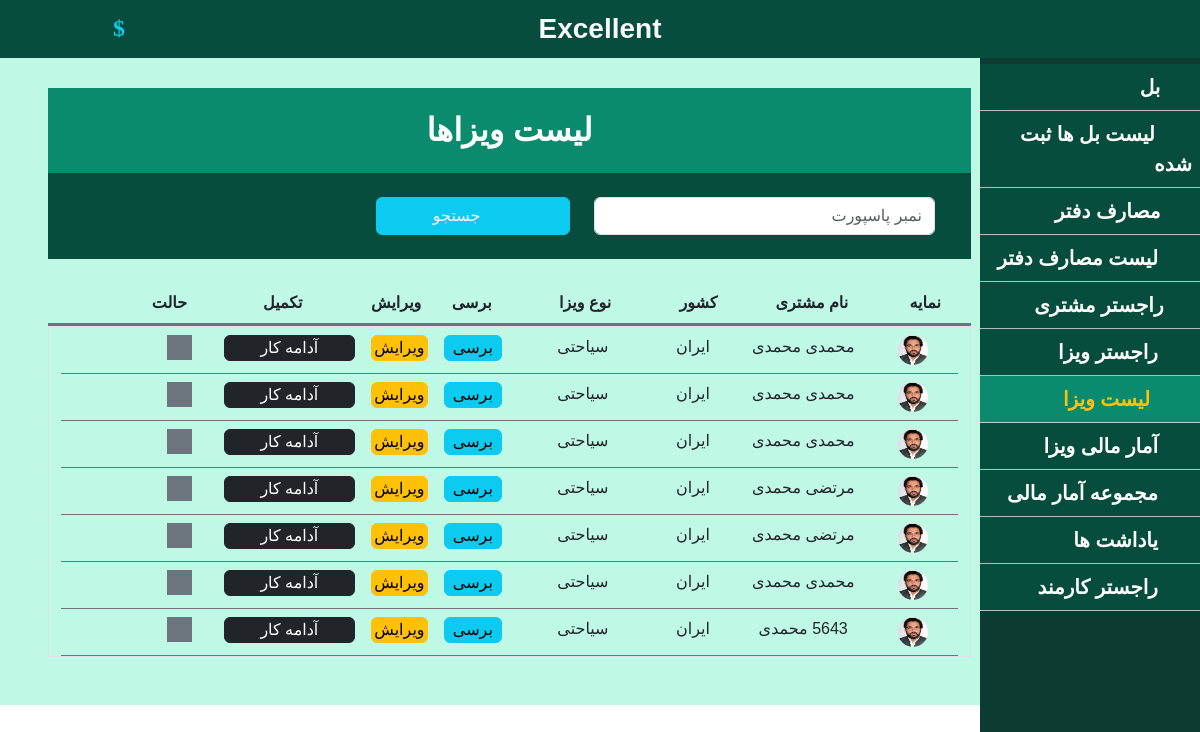
The app's page /visaList, older data.
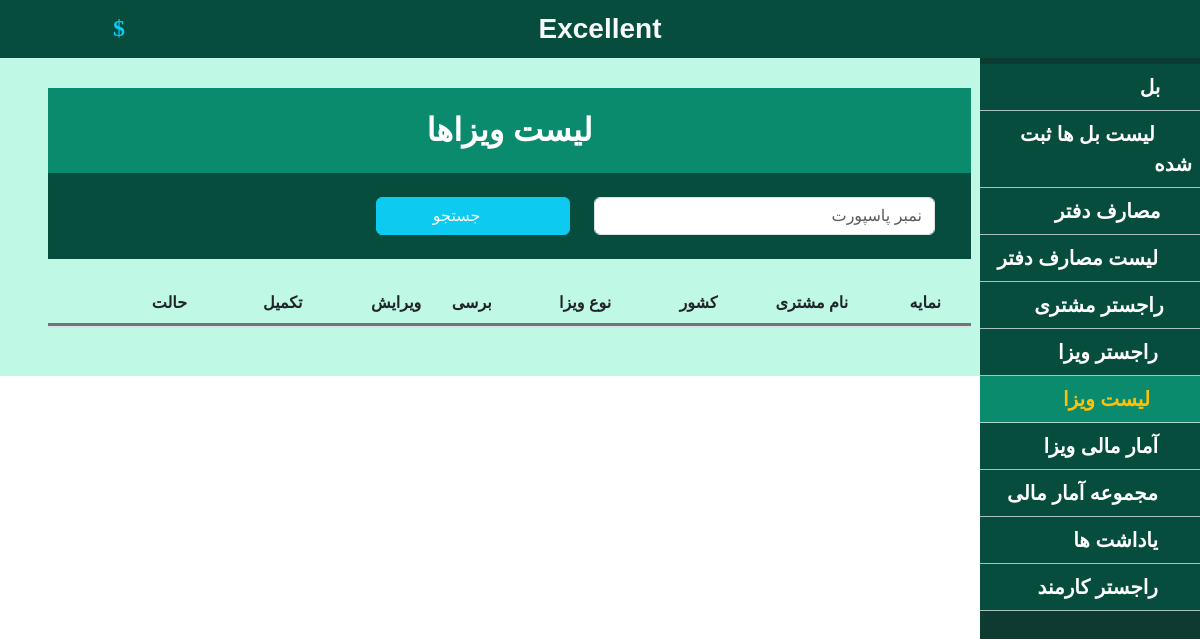
The same page, newer data.
### travel_tour/models.py (models this page shows, shortened)
class Visa(models.Model):
    visaType = models.ForeignKey(VisaType, on_delete=models.CASCADE)
    customer = models.ForeignKey(Customer, on_delete=models.CASCADE)
    isprocess = models.BooleanField(default=False)
    employee = models.ForeignKey(CustomUser, null=True, on_delete=models.SET_NULL)
    emailby = models.ForeignKey(OurEmail, on_delete=models.CASCADE)
    visapdf = models.FileField(upload_to='VisaPdfFiles/', null= True)
    isapproved = models.BooleanField(default=False)
    isrejected = models.BooleanField(default=False)
    iscomplate = models.BooleanField(default=False)
    saveddate = models.DateField(auto_now=True)
    price = models.FloatField()
    money = models.ForeignKey(Money, on_delete=models.CASCADE)
    bill = models.ForeignKey(Bill,on_delete=models.CASCADE,null=True)

class Customer(models.Model):
    name = models.CharField(max_length=50)
    lastname = models.CharField(max_length=50)
    address = models.CharField(max_length=50)
    email = models.CharField(max_length=50,default='unknown')
    phone = models.CharField(max_length=50)
    mainstate = models.CharField(max_length=20)
    currentstate = models.CharField(max_length=20)
    passport = models.CharField(max_length=50,null=True)
    profile = models.ImageField(upload_to='profile/' , blank= True)
    passportImage = models.ImageField(upload_to='document/' , blank= True, null=True)
    cardImage = models.ImageField(upload_to='document/' , blank= True, null=True)

class VisaType(models.Model):
    country = models.CharField(max_length=20)
    duration = models.IntegerField()
    type = models.CharField(max_length=20)
    price = models.FloatField()
    money = models.ForeignKey(Money, on_delete=models.CASCADE)

### travel_tour/views.py (the view, shortened to what this page needs)
# urls.py: path('visaList',visaList,name='visaList'),
def visaList(request):
    context = {}
    if request.method == 'GET':
        passport_txt = request.GET.get('passport_txt')
    context['money'] = mod.Money.objects.all()
    context['visalisting'] = mod.Visa.objects.all()
    context['visaList'] = ' text-warning sub-bg ps-3'
    context['page'] = 'لیست ویزا'
    return render(request, 'visa/visaList.html', context)

### templates/visa/visaList.html (shortened to what the changed rows need)
{% extends 'shared/_MainLayout.html' %}
{% load static %}
{% block content %}
<div class="body p-5 mt-3">
  <div class="text-center">
    <div class="detial">
      <div class="row m-0 mt-4">
        <div class="col-12  border-bottom border-secondary border-3 p-2">
          <div class="row m-0">
          </div>
        </div>
        <div class="row m-0 border-top border secondary" style="max-height: 500px; overflow-y:scroll">
          {% for item in visalisting %}
          <div class="col-12 p-2 border-bottom border-secondary">
            <div class="row m-0">
              <div class="col-lg-1 col-md-1 col-12 fw-bold">
                <a href=""> <img src="{{item.customer.profile.url}}" alt="" width="30" height="30"
                    style="border-radius: 50%;"> </a>
              </div>
              <div class="col-lg-2 col-md-2 col-12 ">
                {{item.customer.name}} {{item.customer.lastname}}
              </div>
              <div class="col-lg-1 col-md-1 col-12 ">
                {{item.visaType.country}}
              </div>
              <div class="col-lg-2 col-md-2 col-12 ">
                {{item.visaType.type}}
              </div>
              <div class="col-lg-1 col-md-1 col-12 px-2">
                <a href="visaView/{{item.id}}" class=" w-100 p-0 btn btn-info">
                  برسی
                </a>
              </div>
              <div class="col-lg-1 col-md-1 col-12 px-2">
                <a href="visaUpdate/{{item.id}}" class="w-100 p-0 btn btn-warning">
                  ویرایش
                </a>
              </div>
              <div class="col-lg-2 col-md-2 col-12 px-2">
                <a href="registerPayment/{{item.id}}" class="w-100 p-0 btn btn-dark">
                  آدامه کار
                </a>
              </div>
              <div class="col-lg-1 col-md-1 col-12 d-flex justify-content-center">
                {% if item.iscomplate == True %}
                {% if item.isrejected == True %}
                <div class="bg-danger" style="width: 25px; height:25px;">
                </div>
                {% elif item.isapproved == True %}
                <div class="bg-warning" style="width: 25px; height:25px;">
                </div>
                {%endif%}
                <div class="bg-primary" style="width: 25px; height:25px;">
                </div>
                {% elif item.isapproved == True %}
                <div class="bg-warning" style="width: 25px; height:25px;">
                </div>
                {% elif item.isrejected == True %}
                <div class="bg-danger" style="width: 25px; height:25px;">
                </div>
                {%else%}
                <div class="bg-secondary" style="width: 25px; height:25px;">
                </div>
                {% endif %}
              </div>
            </div>
          </div>
          {% endfor %}
        </div>
      </div>
    </div>
  </div>
  {% endblock %}

Row changes from the older to the newer data that the page shows:
removed Visa: customer.profile (picture), customer.name "محمدی", customer.lastname "محمدی", visaType.country "ایران", visaType.type "سیاحتی", iscomplate False (drawn)
removed Visa: customer.profile (picture), customer.name "محمدی", customer.lastname "محمدی", visaType.country "ایران", visaType.type "سیاحتی", iscomplate False (drawn)
removed Visa: customer.profile (picture), customer.name "محمدی", customer.lastname "محمدی", visaType.country "ایران", visaType.type "سیاحتی", iscomplate False (drawn)
removed Visa: customer.profile (picture), customer.name "مرتضی", customer.lastname "محمدی", visaType.country "ایران", visaType.type "سیاحتی", iscomplate False (drawn)
removed Visa: customer.profile (picture), customer.name "مرتضی", customer.lastname "محمدی", visaType.country "ایران", visaType.type "سیاحتی", iscomplate False (drawn)
removed Visa: customer.profile (picture), customer.name "محمدی", customer.lastname "محمدی", visaType.country "ایران", visaType.type "سیاحتی", iscomplate False (drawn)
removed Visa: customer.profile (picture), customer.lastname "محمدی", visaType.country "ایران", visaType.type "سیاحتی", iscomplate False (drawn)
